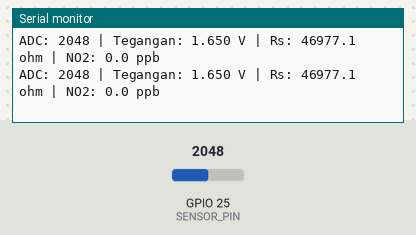
A sketch run on a simulated ESP32. Parts: the last lines printed to the serial monitor. The test bench sets the inputs (shaded band); at power-on: GPIO 25 (SENSOR_PIN) = 2048.

Above: at 1.8 s.
1.9 s: GPIO 25 (SENSOR_PIN) set to 4095
At 2.4 s:
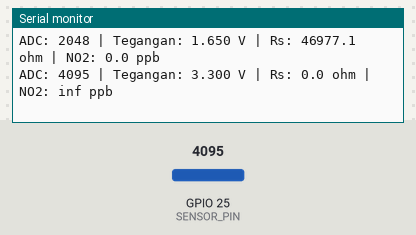
4.5 s: GPIO 25 (SENSOR_PIN) set to 3603
At 5.8 s:
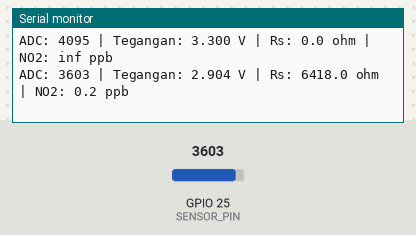

The sketch:

SEN0574.ino
```cpp
#define SENSOR_PIN 25  // Pin analog input ESP32
const float VREF = 3.3;     // Tegangan referensi ESP32
const float RL = 47000.0;   // Resistor beban 47kΩ

void setup() {
  Serial.begin(115200);
}

void loop() {
  int adc = analogRead(SENSOR_PIN);
  float voltage = (adc / 4095.0) * VREF;

  float rs = 0;
  float ppb = 0;

  if (voltage >= 0.01) {  // Hindari divide-by-zero
    rs = RL * ((VREF - voltage) / voltage);

    float log_rs = log10(rs);

    // Persamaan kalibrasi (dari datasheet, aproksimasi)
    float m = -0.7;
    float b = 3.3;

    float log_ppb = (log_rs - b) / m;
    ppb = pow(10, log_ppb);
  }

  Serial.print("ADC: "); Serial.print(adc);
  Serial.print(" | Tegangan: "); Serial.print(voltage, 3); Serial.print(" V");
  Serial.print(" | Rs: "); Serial.print(rs, 1);
  Serial.print(" ohm | NO2: "); Serial.print(ppb, 1);
  Serial.println(" ppb");

  delay(1000);
}
```

Measured:
- after the input at 1.9 s, the serial monitor: prints a new line after 0.10 s (image 1)
- after the input at 4.5 s, the serial monitor: prints a new line after 0.50 s (image 2)
